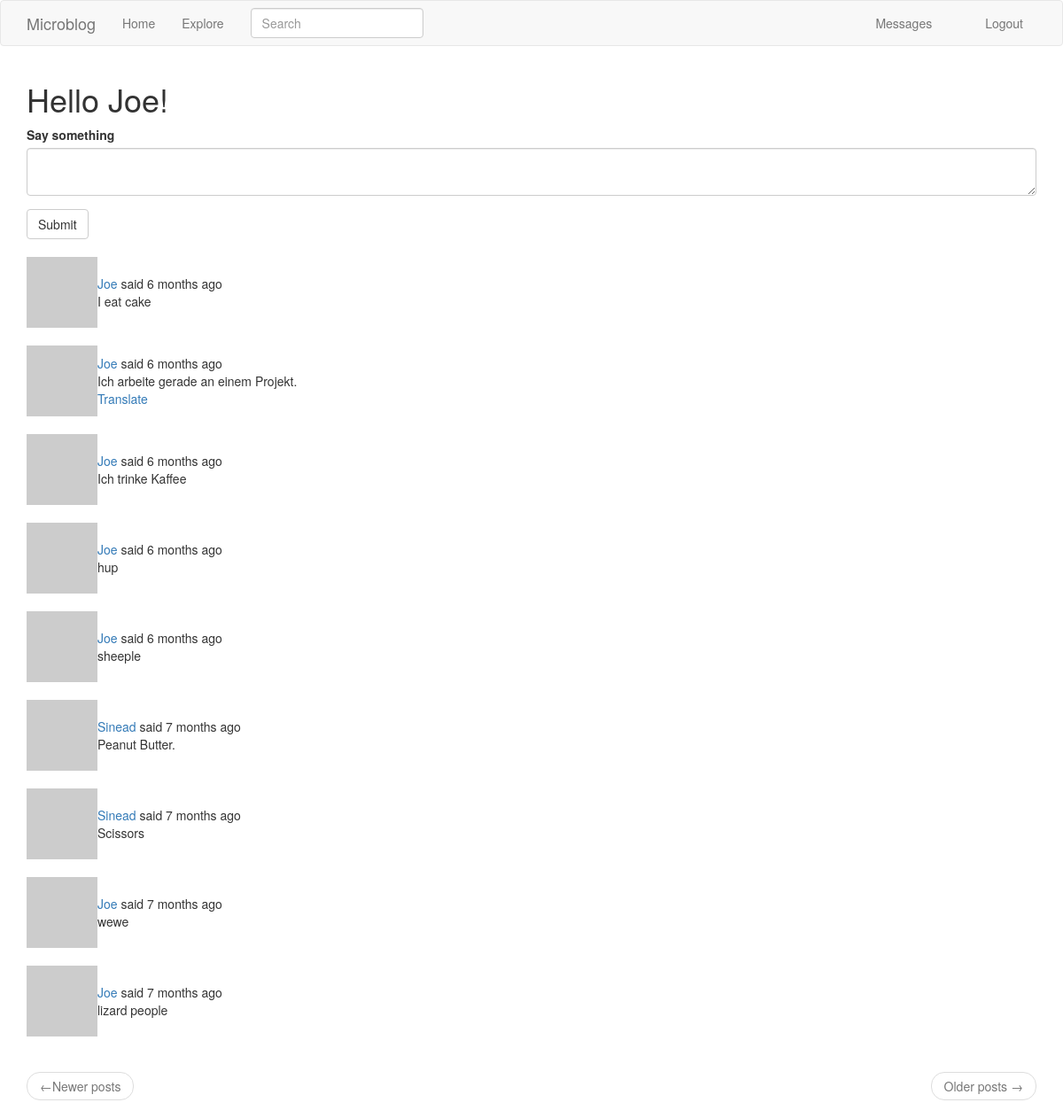
The app's page /index (signed in) with its own data.
### app/models.py (models this page shows, shortened)
class User(UserMixin, db.Model):
    id = db.Column(db.Integer, primary_key=True)
    username = db.Column(db.String(64), index=True, unique=True)
    email = db.Column(db.String(120), index=True, unique=True)
    password_hash = db.Column(db.String(128))
    posts = db.relationship('Post', backref='author', lazy='dynamic')
    about_me = db.Column(db.String(140))
    last_seen = db.Column(db.DateTime, default=datetime.utcnow)
    followed = db.relationship(
        'User',
        secondary=followers,
        primaryjoin=(followers.c.follower_id == id),
        secondaryjoin=(followers.c.followed_id == id),
        backref=db.backref('followers', lazy='dynamic'),
        lazy='dynamic'
    )
    messages_sent = db.relationship('Message',
                                    foreign_keys='Message.sender_id',
                                    backref='author', lazy='dynamic')
    messages_received = db.relationship('Message',
                                    foreign_keys='Message.recipient_id',
                                    backref='recipient', lazy='dynamic')
    last_message_read_time = db.Column(db.DateTime)
    notifications = db.relationship('Notification', backref='user', lazy='dynamic')
    def avatar(self, size):
        digest = md5(self.email.lower().encode('utf-8')).hexdigest()
        return 'https://www.gravatar.com/avatar/{}?d=identicon&s={}'.format(digest, size)
    def followed_posts(self):
        followed = Post.query.join(
                followers, (followers.c.followed_id == Post.user_id)).filter(  # join posts and followers where followed_id = user_id
                followers.c.follower_id == self.id)                            # filter to get rows where only current user is follower
        own = Post.query.filter_by(user_id=self.id)                            # get the current user's own posts
        return followed.union(own).order_by(Post.timestamp.desc())             # order by time of posting
    def new_messages(self):
        last_read_time = self.last_message_read_time or datetime(1900, 1, 1)
        return Message.query.filter_by(recipient=self).filter(
            Message.timestamp > last_read_time).count()

class SearchableMixin(object):
    @classmethod
    def before_commit(cls, session):
        session._changes = {
            'add': list(session.new),
            'update': list(session.dirty),
            'delete': list(session.deleted)
        }
    @classmethod
    def after_commit(cls, session):
        for obj in session._changes['add']:
            if isinstance(obj, SearchableMixin):
                add_to_index(obj.__tablename__, obj)
        for obj in session._changes['update']:
            if isinstance(obj, SearchableMixin):
                add_to_index(obj.__tablename__, obj)
        for obj in session._changes['delete']:
            if isinstance(obj, SearchableMixin):
                add_to_index(obj.__tablename__, obj)
        session._changes = None

class Post(SearchableMixin, db.Model):
    __searchable__ = ['body']                       # the body of a post is searchable
    id = db.Column(db.Integer, primary_key=True)
    body = db.Column(db.String(140))
    timestamp = db.Column(db.DateTime, index=True, default=datetime.utcnow)
    user_id = db.Column(db.Integer, db.ForeignKey('user.id'))
    language = db.Column(db.String(5))

### app/main/routes.py (the view, shortened to what this page needs)
@bp.route('/', methods=['GET', 'POST'])
@bp.route('/index', methods=['GET', 'POST'])
@login_required
def index():
    form = PostForm()
    page = request.args.get('page', 1, type=int)
    posts = current_user.followed_posts().paginate(
        page, current_app.config['POSTS_PER_PAGE'], False)
    return render_template('index.html', title=_l('Home'), form=form, posts=posts.items)

### app/main/forms.py
class SearchForm(FlaskForm):
    q = StringField(_l('Search'), validators=[DataRequired()])
    def __init__(self, *args, **kwargs):
        if 'formdata' not in kwargs:
            kwargs['formdata'] = request.args
        if 'csrf_enabled' not in kwargs:
            kwargs['csrf_enabled'] = False
        super(SearchForm, self).__init__(*args, **kwargs)

class PostForm(FlaskForm):
    post = TextAreaField(_l('Say something'), validators=[DataRequired(), Length(min=1, max=140)])
    submit = SubmitField(_l('Submit'))

### app/main/routes.py (called while the page is built)
@bp.before_request
def before_request():
    if current_user.is_authenticated:
        current_user.last_seen = datetime.utcnow()
        db.session.commit()
        g.search_form = SearchForm()
    g.locale = str(get_locale())

### app/models.py (called while the page is built)
@login.user_loader   # flask-login
def load_user(id):
    return User.query.get(int(id))

### app/templates/index.html
{% extends "base.html" %}
{% import 'bootstrap/wtf.html' as wtf %}
{% block app_content %}
    <h1>{{ _('Hello %(username)s!', username=current_user.username) }}</h1>
    {% if form %}
       {{ wtf.quick_form(form) }}
       <br>
    {% endif %}
    {% for post in posts %}
        {% include '_post.html' %}
    {% endfor %}
    <nav aria-label="...">
        <ul class="pager">
            <li class="previous{% if not prev_url %} disabled{% endif %}">
                <a href="{{ prev_url or '#' }}">
                    <span aria-hidden="true">&larr;</span>{{ _('Newer posts') }}
                </a>
            </li>
            <li class="next{% if not next_url %} disabled{% endif %}">
                <a href="{{ next_url or '#' }}">
                    {{ _('Older posts') }} <span arai-hidden="true">&rarr;</span>
                </a>
            </li>
        </ul>
    </nav>
{% endblock %}

### app/templates/_post.html (shortened to what this page needs)
<table>
    <tr>
        <td width="70ox">
            <a href="{{ url_for('main.user', username=post.author.username) }}">
                <img src="{{ post.author.avatar(36) }}">
            </a>
        </td>
        <td>
            {{ _('%(username)s said %(when)s',
                username=user_link, when=moment(post.timestamp).fromNow()) }}
            <br>
            <span id="post{{ post.id }}">{{ post.body }}</span>
            {% if post.language and post.laguage != g.locale %}
                <br>
                <span id="translation{{ post.id }}">
                    <a href="javascript:translate(
                            '#post{{ post.id }}',
                            '#translation{{ post.id }}',
                            '{{ post.language }}',
                            '{{ g.locale }}');">{{ _('Translate') }}</a>
                </span>
            {% endif %}
        </td>
    </tr>
</table>
<br>

### records on screen
Post: body "I eat cake"
Post: body "Ich arbeite gerade an einem Projekt."
Post: body "Ich trinke Kaffee"
Post: body "hup"
Post: body "sheeple"
Post: body "Peanut Butter."
Post: body "Scissors"
Post: body "wewe"
Post: body "lizard people"
